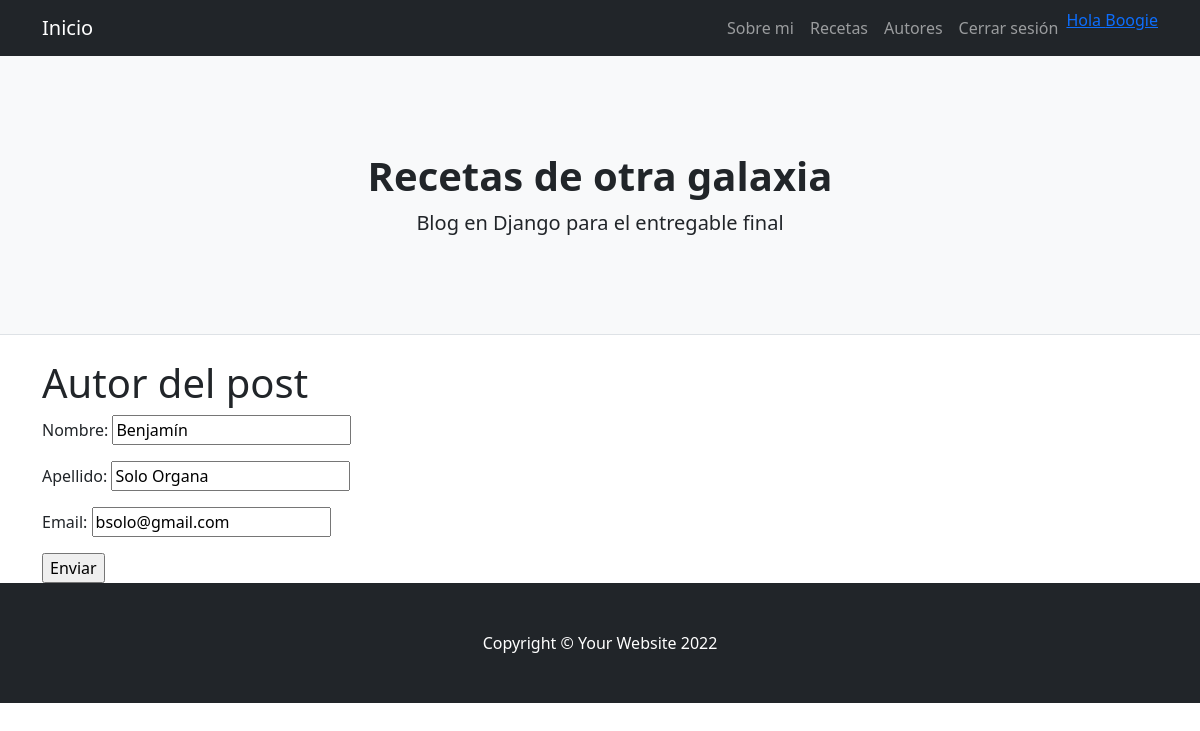
Screenshot of /autores/editar/1 (signed in) with the database file from the repository.
### AppBlog/models.py (models this page shows, shortened)
class Autores(models.Model):
    nombre = models.CharField(max_length=40)
    apellido = models.CharField(max_length=40)
    email = models.EmailField()
    imagen = models.URLField(max_length = 255, blank = False, null= False)
    class Meta:
        verbose_name_plural = "Autores"
        verbose_name = "Autor"

### AppBlog/views.py (the view)
# urls.py: path('autores/editar/<pk>', AutoresUpdate.as_view(), name='autores_editar'),
class AutoresUpdate(LoginRequiredMixin, UpdateView):
    model = Autores
    success_url = reverse_lazy('autores_lista')
    fields = ['nombre', 'apellido', 'email']

### AppBlog/Templates/AppBlog/autores_form.html (shortened to what this page needs)
{% extends "AppBlog/padre.html" %}
{% load static %}
{% block contenidoQueCambia %}
<form method="POST">{% csrf_token %}
  <h1>Autor del post</h1>
  {{ form.as_p }}
  <input type="submit" value="Enviar">
</form>
{% endblock %}

### AppBlog/Templates/AppBlog/padre.html (shortened to what this page needs)
<!DOCTYPE html>
<html lang="en">
    <head>
        {% load static %}
        <link href="{% static 'AppBlog/css/styles.css' %}" rel="stylesheet" />
    </head>
    <body>
        <nav class="navbar navbar-expand-lg navbar-dark bg-dark">
            <div class="container">
                <a class="navbar-brand" href="{% url 'inicio' %}">Inicio</a>
                <div class="collapse navbar-collapse" id="navbarSupportedContent">
                    <ul class="navbar-nav ms-auto mb-2 mb-lg-0">
                        <li class="nav-item"><a class="nav-link" href="{% url 'nosotras' %}">Sobre mi</a></li>
                        {% if user.is_authenticated %}
                            <li class="nav-item"><a class="nav-link" href="{% url 'posts_lista' %}">Recetas</a></li>
                            <li class="nav-item"><a class="nav-link" href="{% url 'autores_lista' %}">Autores</a></li>
                            <li class="nav-item"><a class="nav-link" href="{% url 'Logout' %}">Cerrar sesión</a></li>
                            <a href="{% url 'perfil' %}">Hola {{user.username}}</a>
                        {% else %}
                            <a class="btn btn-primary" href="{% url 'Login' %}">Iniciar sesión</a>
                        {% endif %}
                    </ul>
                </div>
            </div>
        </nav>
        <header class="py-5 bg-light border-bottom mb-4">
            <div class="container">
                <div class="text-center my-5">
                    <h1 class="fw-bolder">Recetas de otra galaxia</h1>
                    <p class="lead mb-0">Blog en Django para el entregable final</p>
                </div>
            </div>
        </header>
        <div class="container">
        {% block contenidoQueCambia %}
        {% endblock %}
        </div>
        <footer class="py-5 bg-dark">
            <div class="container"><p class="m-0 text-center text-white">Copyright &copy; Your Website 2022</p></div>
        </footer>
    </body>
</html>

### rows the page displays
Autores: nombre "Benjamín", apellido "Solo Organa", email "bsolo@gmail.com"

### other values shown
{{ user.username }} "Boogie"
